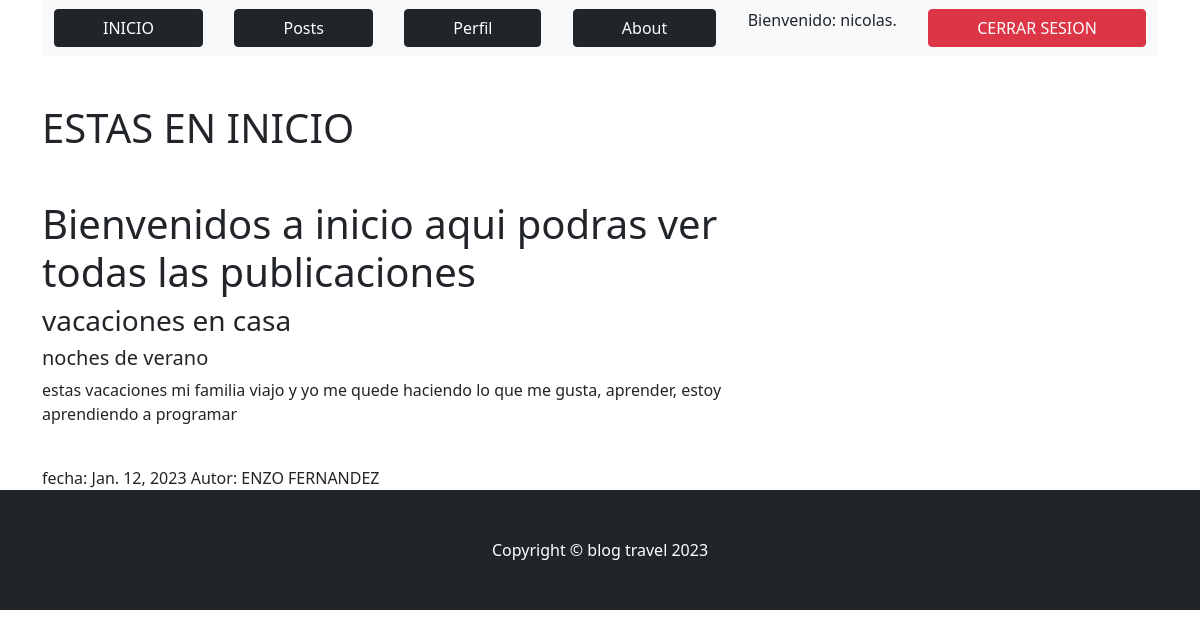
The app's page /AppBlog/inicio/ (signed in), older data.
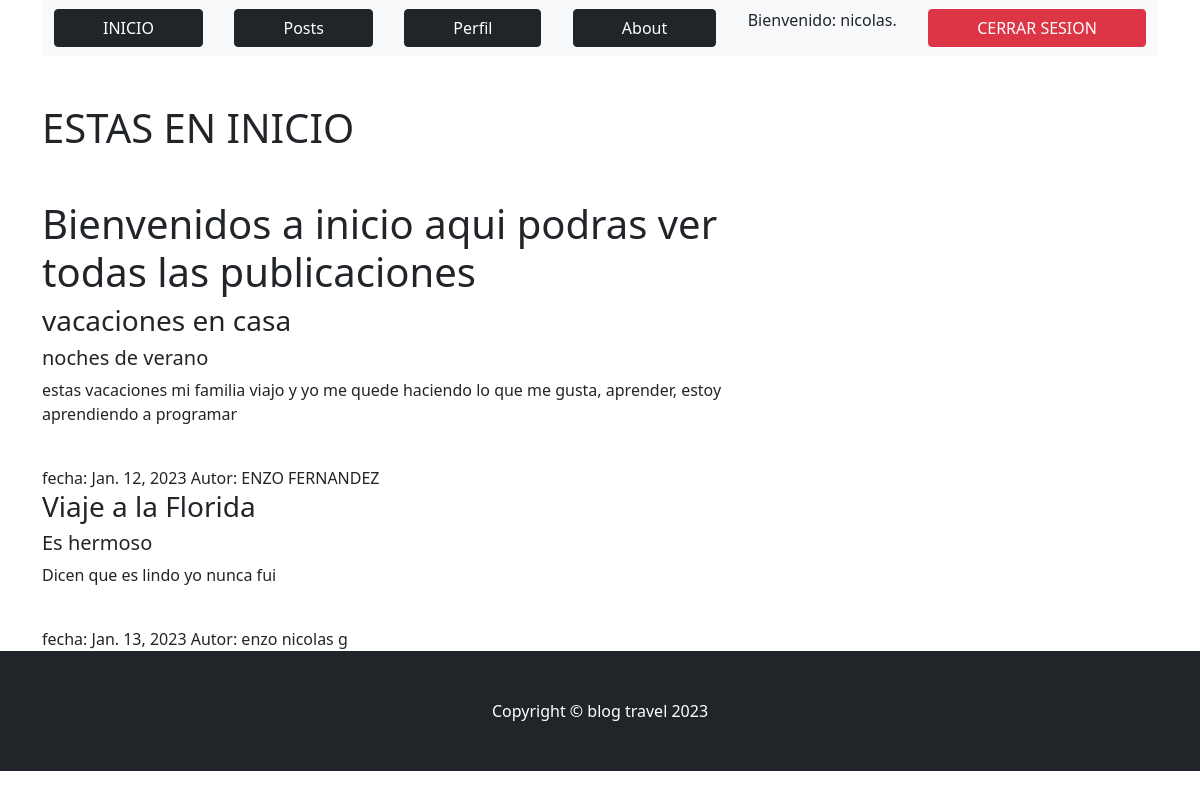
The same page, newer data.
### AppBlog/models.py (models this page shows, shortened)
class Post(models.Model):
    titulo= models.CharField(max_length=100)
    subtitulo=models.CharField(max_length=150)
    cuerpo=models.TextField(blank=True, null=True)
    autor= models.CharField(max_length=50)
    fecha= models.DateField()
    imagen = models.URLField(max_length=700)

### AppBlog/views.py (the view)
# urls.py: path("inicio/", inicio, name="inicio"),
@login_required
def inicio(request):
    publicaciones = Post.objects.all()
    return render(request, "AppBlogg/inicio.html", {"publicaciones":publicaciones})

### AppBlog/templates/AppBlogg/inicio.html (shortened to what this page needs)
{% extends "AppBlogg/padre.html" %}
{% load static %}
{% block titulo %}
<h1 class="mb-5">ESTAS EN INICIO</h1>
{% endblock %}
{% block contenido_que_cambia %}
<h1>Bienvenidos a inicio aqui podras ver todas las publicaciones</h1>
<section>
    {% for post in publicaciones %}
        <article>
            <h3>{{ post.titulo }}</h3>
            <h5>{{ post.subtitulo }}</h5>
            <p>
                {{ post.cuerpo }}
            </p>
            <footer>
                fecha: {{ post.fecha }}
                Autor: {{ post.autor }}
            </footer>
        </article>
    {% endfor %}
</section>
{% endblock %}

### AppBlog/templates/AppBlogg/padre.html (shortened to what this page needs)
<!DOCTYPE html>
<html lang="en">
    <head>
        {% load static %}
        <link href="{% static 'AppBlog/css/styles.css' %}" rel="stylesheet" />
    </head>
    <body>
        <nav  style="display: flex; justify-content: space-around;">
            <div class="container">
                <nav class="navbar navbar-light bg-light static-top">
                    <div class="container">
                        {% if user.is_authenticated %}
                        <a class="btn btn-dark px-5"  href="{% url 'inicio' %}">INICIO</a>
                        <a class="btn btn-dark px-5" href="{% url 'leerPosts' %}">Posts</a>
                        <a class="btn btn-dark px-5" href="{% url 'perfil' %}">Perfil</a>
                        <a class="btn btn-dark px-5" href="{% url 'about' %}">About</a>
                        <p>Bienvenido: {{ user.username }}</p>
                        <a class="btn btn-danger px-5" href="{% url 'logout' %}">CERRAR SESION</a>
                        {% else %}
                        <a class="btn btn-dark px-5" href="{% url 'register' %}">REGISTRO</a>
                        <a class="btn btn-dark px-5" href="{% url 'login' %}">INGRESAR</a>
                        {% endif %}
                </div>
            </div>
        </nav>
        <div class="container mt-5">
            <div class="row">
                <div class="col-lg-8">
                    <article>
                        <header class="mb-4">
                            {% block titulo %}
                            {% endblock %}
                        </header>
                        {% block contenido_que_cambia %}
                        {% endblock %}
                    </article>
                    </div>
                </div>
            </div>
        <footer class="py-5 bg-dark">
            <div class="container"><p class="m-0 text-center text-white">Copyright &copy; blog travel 2023</p></div>
        </footer>
    </body>
</html>

Row changes from the older to the newer data that the page shows:
added Post: titulo "Viaje a la Florida", subtitulo "Es hermoso", cuerpo "Dicen que es lindo yo nunca fui", fecha "Jan. 13, 2023", autor "enzo nicolas g"
